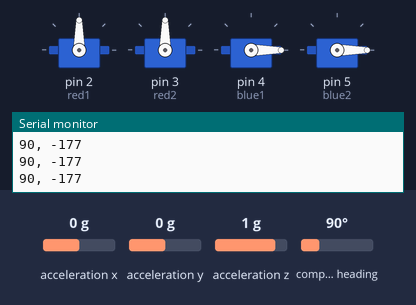
The sketch below on a simulated Arduino Uno, built with avr-gcc and run on an emulated ATmega328P. Parts: 4 × servo, the last lines printed to the serial monitor. Inputs (shaded band) come from the test bench; at power-on: compass heading 90°, acceleration x 0 g, acceleration y 0 g, acceleration z 1 g.

Above: at 4.2 s.
4.3 s: compass heading set to 180°
At 5.0 s:
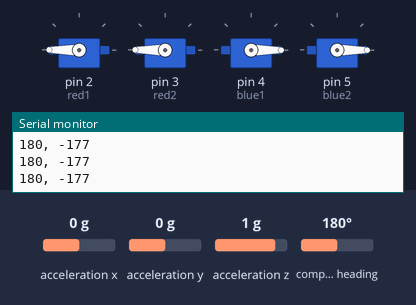
5.8 s: compass heading set to 90°
At 6.3 s:
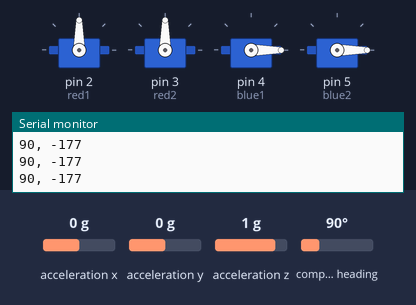
7.3 s: compass heading set to 269°
At 8.5 s:
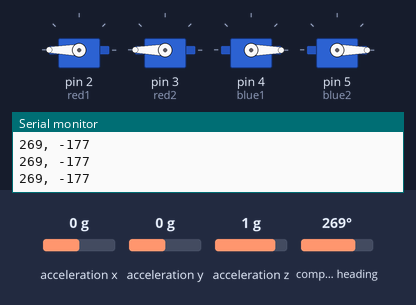
8.8 s: compass heading set to 176°
At 10.0 s:
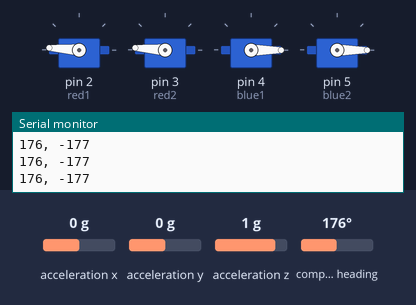
Timing chart, 0 to 11.3 s (numbered marks = the images above; inputs shaded):
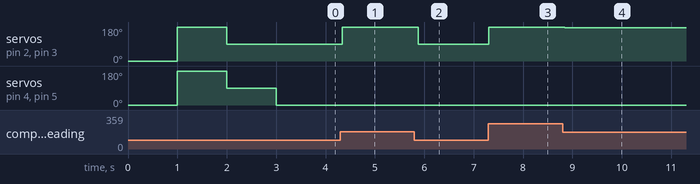

The sketch:

Stable.ino
```cpp
#include <Adafruit_Sensor.h>
#include <Adafruit_BNO055.h>
#include <SD.h>
#include <Servo.h>
#include <Wire.h>

Servo red1;
Servo red2;
Servo blue1;
Servo blue2;

Adafruit_BNO055 gyro = Adafruit_BNO055(55);

class Rocket {
    public:
    int redPos;
    int bluePos;
    int setupRepeat = 0;
    int min = 0;
    int max = 180;
    int mid = (min + max)/2;
    //180 is up?
    int targetY = 87.75;
    int targetX = 0;
    //ratio of rocket angle to fin angle
    int divisor = 1;
    //Has it already completed
    boolean needReset = false;
    boolean set = false;
    //Timer for timestamp
    double startX;
    double startY;
    double X;
    double Y;

    void servoInit(int time) {
        // Initialisation
        red1.write(this->min);
        red2.write(this->min);
        blue1.write(this->min);
        blue2.write(this->min);
        delay(time*1000);

        red1.write(this->max);
        red2.write(this->max);
        blue1.write(this->max);
        blue2.write(this->max);
        delay(time*1000);

        red1.write(this->mid);
        red2.write(this->mid);
        blue1.write(this->mid);
        blue2.write(this->mid);
        delay(1000);
    }

    void writeToSD(String input) {
        File dataFile = SD.open("datalog.txt", FILE_WRITE);
        if (dataFile) {
            dataFile.println(input);
            dataFile.close();
        }
    }
};

Rocket rocket1;

void setup() {
    red1.attach(2);
    red2.attach(3);
    blue1.attach(4);
    blue2.attach(5);
    //pinMode(4, OUTPUT);
    rocket1.servoInit(1.5);
    Serial.begin(19200);

    if(gyro.begin()) {
        gyro.setExtCrystalUse(true);
    } else {
        while(1) {
            Serial.println("BNO055 Not Found");
            delay(1000);
        }
    }
    //digitalWrite(4, HIGH);
    Serial.println("setup complete");
}

void loop() {
    sensors_event_t event;
    gyro.getEvent(&event);

    if(!rocket1.set) {
        rocket1.startX = event.orientation.y;
        rocket1.startY = event.orientation.x;

        Serial.println(rocket1.startX);
        Serial.println(rocket1.startY);

        rocket1.set = true;
    }

    rocket1.X = event.orientation.x - rocket1.startX;
    rocket1.Y = event.orientation.y - rocket1.startY;

    //Actual Needed angle unknown
    //Currently set to opposite angle of rocket divided by 2
    //Negative if fins at top
    rocket1.redPos = -((rocket1.targetX-rocket1.X)/rocket1.divisor);
    rocket1.bluePos = -((rocket1.targetY-rocket1.Y)/rocket1.divisor);

    //Serial.println(event.orientation.x);
    //Serial.println(event.orientation.y);
    //Serial.println(event.orientation.z);
    Serial.println("");
    Serial.print(rocket1.redPos);
    Serial.print(", ");
    Serial.print(rocket1.bluePos);
    Serial.println("");
    //Serial.println("X:"+String(rocket1.X)+" Y:"+String(rocket1.Y)+" AZ:"+String(accel.z()));

    if(true) {
        red1.write(rocket1.redPos);
        red2.write(rocket1.redPos);
        blue1.write(rocket1.bluePos);
        blue2.write(rocket1.bluePos);
        //Serial.println("R: "+String(rocket1.redPos)+" B: "+String(rocket1.bluePos));
    }
    delay(100);
}
```

Measured:
- after the input at 4.3 s, servo on pin 2 (red1), servo on pin 3 (red2): 90° → 180° at once
- after the input at 5.8 s, servo on pin 2 (red1), servo on pin 3 (red2): 180° → 90° after 0.07 s
- after the input at 7.3 s, servo on pin 2 (red1), servo on pin 3 (red2): 90° → 180° at once
- after the input at 8.8 s, servo on pin 2 (red1), servo on pin 3 (red2): 180° → 176° after 0.05 s
